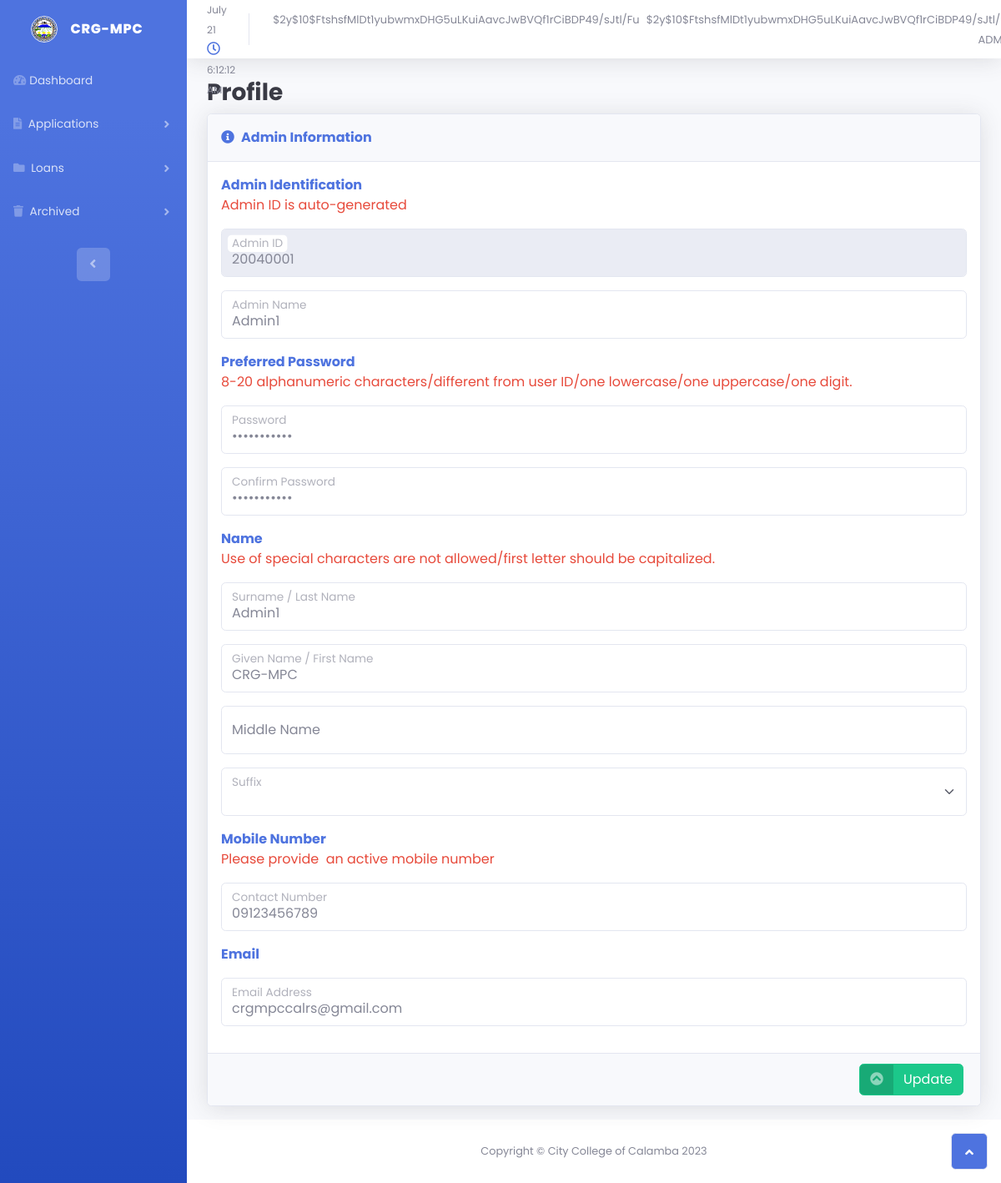
Screenshot of /admin/profile.php (signed in) with the database file from the repository.
### tables this page shows
CREATE TABLE `user_tbl` (
  `user_id` int(10) NOT NULL,
  `reset_token` varchar(255) NOT NULL,
  `password_reset_done` int(255) NOT NULL,
  `user_pass` varchar(200) NOT NULL,
  `user_pass_confirm` varchar(200) NOT NULL,
  `user_lname` varchar(50) NOT NULL,
  `user_fname` varchar(50) NOT NULL,
  `user_mname` varchar(50) NOT NULL,
  `user_sfxname` varchar(50) NOT NULL,
  `user_birthdate` date NOT NULL,
  `user_address_room` varchar(50) NOT NULL,
  `user_address_house` varchar(50) NOT NULL,
  `user_address_street` varchar(50) NOT NULL,
  `user_address_subd` varchar(50) NOT NULL,
  `user_address_brgy` varchar(50) NOT NULL,
  `account_pictures` blob NOT NULL,
  `user_mnumber` varchar(50) NOT NULL,
  `user_email` varchar(50) NOT NULL,
  `user_pdocument_type` varchar(20) NOT NULL,
  `pdocument` blob NOT NULL,
  `user_status` varchar(50) NOT NULL,
  `position` varchar(255) NOT NULL,
  `spouse_name` varchar(255) NOT NULL,
  `share_investment` varchar(255) NOT NULL,
  `proof_soi` blob NOT NULL,
  `profile` varchar(200) NOT NULL
);

### admin/profile.php (the view, shortened to what this page needs)
<?php
require_once "../db_connection.php";
$admin_id = $_SESSION['id'];
$sql = "SELECT * FROM user_tbl WHERE user_id = ?";
if ($stmt = mysqli_prepare($conn, $sql)) {
    mysqli_stmt_bind_param($stmt, "i", $admin_id);
    mysqli_stmt_execute($stmt);
    $result = mysqli_stmt_get_result($stmt);
    if (mysqli_num_rows($result) > 0) {
        $row = mysqli_fetch_assoc($result);
    } else {
    }
}
?>
<!DOCTYPE html>
<html data-bs-theme="light" lang="en">
<head>
    <link rel="stylesheet" href="../assets/bootstrap/css/bootstrap.min.css">
    <link rel="stylesheet" href="../assets/fonts/fontawesome-all.min.css">
    <link rel="stylesheet" href="../assets/css/bs-theme-overrides.css">
    <link rel="stylesheet" href="../assets/css/styles.css">
</head>
<body id="page-top">
    <div id="wrapper">
        <nav class="navbar align-items-start sidebar sidebar-dark accordion bg-gradient-primary p-0 navbar-dark">
            <div class="container d-flex flex-column p-0"><a class="navbar-brand d-flex justify-content-center align-items-center sidebar-brand m-0" href="dashboard.php">
                    <div class="sidebar-brand-icon"><img class="border rounded-circle" id="nav-img" src="../assets/img/logo/logo.png"></div>
                    <div class="sidebar-brand-text mx-3"><span>CRG-MPC</span></div>
                </a>
                <ul class="navbar-nav text-light" id="accordionSidebar">
                    <li class="nav-item"><a class="nav-link" href="dashboard.php"><i class="fas fa-tachometer-alt"></i><span>Dashboard</span></a></li>
                    <li class="nav-item">
                        <div><a class="btn btn-link nav-link" data-bs-toggle="collapse" aria-expanded="false" aria-controls="collapse-1" href="#collapse-1" role="button"><i class="fas fa-file-alt"></i>&nbsp;<span>Applications</span></a>
                        </div>
                    </li>
                    <li class="nav-item">
                        <div><a class="btn btn-link nav-link" data-bs-toggle="collapse" aria-expanded="false" aria-controls="collapse-2" href="#collapse-2" role="button"><i class="fas fa-folder"></i>&nbsp;<span>Loans</span></a>
                        </div>
                    </li>
                    <li class="nav-item">
                        <div><a class="btn btn-link nav-link" data-bs-toggle="collapse" aria-expanded="false" aria-controls="collapse-4" href="#collapse-4" role="button"><i class="fas fa-trash"></i>&nbsp;<span>Archived</span></a>
                        </div>
                    </li>
                </ul>
                <div class="text-center d-none d-md-inline"><button class="btn" id="sidebarToggle" type="button"></button></div>
            </div>
        </nav>
        <div class="d-flex flex-column" id="content-wrapper">
            <div id="content">
                <nav class="navbar navbar-expand bg-white shadow mb-4 topbar static-top navbar-light">
                    <div class="container-fluid"><button class="btn btn-link d-md-none rounded-circle me-3" id="sidebarToggleTop" type="button"><i class="fas fa-bars"></i></button>
                        <div class="d-flex d-xl-flex flex-column align-items-start justify-content-xl-start">
                            <div><i class="far fa-calendar-alt text-primary me-1" id="nav-datetime-icon"></i><span id="current-date" class="current-datetime">Sun | January 1, 2023</span></div>
                            <div><i class="far fa-clock text-primary me-1" id="nav-datetime-icon"></i><span id="current-time" class="current-datetime">1:00:00 AM</span></div>
                        </div>
                        <ul class="navbar-nav flex-nowrap ms-auto">
                            <li class="nav-item dropdown no-arrow">
                                <div class="nav-item dropdown no-arrow"><a class="dropdown-toggle nav-link" aria-expanded="false" data-bs-toggle="dropdown" href="#">
                                        <div class="d-flex flex-column align-items-lg-end me-2">
                                            <div class="row" id="nav-profile">
                                                <div class="col"><span class="d-none d-lg-inline" id="nav-profile-name" name="nav-profile-fname"><?php echo $_SESSION["admin_fname"]; ?></span><span class="d-none d-lg-inline" id="nav-profile-name" name="nav-profile-lname"><?php echo $_SESSION["admin_lname"]; ?></span></div>
                                            </div>
                                            <div class="row" id="nav-profile">
                                                <div class="col"><span class="d-none d-lg-inline" id="nav-profile-name" name="nav-profile-acc">ADMIN</span></div>
                                            </div>
                                        </div><img class="border rounded-circle img-profile" id="nav-profile-img" src="../assets/img/profile/profile-default.png" name="nav-profile-img">
                                    </a>
                                </div>
                            </li>
                        </ul>
                    </div>
                </nav>
                <div class="container-fluid">
                    <h3 class="fw-bold text-dark">Profile</h3>
                    <form method="post">
                        <div class="card shadow mb-3">
                            <div class="card-header py-3">
                                <p class="text-primary m-0 fw-bold"><i class="fas fa-info-circle me-2"></i>Admin Information</p>
                            </div>
                            <div class="card-body">
                                <div class="col">
                                    <p><strong>Admin Identification</strong><br><span style="color: rgb(231, 74, 59);">Admin ID is auto-generated</span></p>
                                    <div class="form-floating mb-3"><input class="form-control form-control" type="text" id="admin-id" placeholder=" " disabled="" required="" autocomplete="off" name="admin-id" value="<?php echo $row["user_id"] ?>"><label class="form-label" for="floatingInput">Admin ID</label></div>
                                    <div class="form-floating mb-3"><input class="form-control form-control" type="text" id="admin-id" placeholder=" " required="" autocomplete="off" name="admin-username" value="<?php echo $row["user_lname"] ?>"><label class="form-label" for="floatingInput">Admin Name</label></div>
                                    <p><strong>Preferred Password</strong><br><span style="color: rgb(231, 74, 59);">8-20 alphanumeric characters/different from user ID/one lowercase/one uppercase/one digit.</span></p>
                                    <div class="form-floating mb-3"><input class="form-control" type="password" id="admin-pass" placeholder=" " required="" minlength="8" maxlength="20" name="admin-pass" oninput="validatePassword()" value="<?php echo $row["user_pass_confirm"] ?>"><label class="form-label" for="floatingInput">Password</label></div>
                                    <div class="form-floating mb-3"><input class="form-control" type="password" id="admin-pass-confirm" placeholder=" " required="" minlength="8" maxlength="20" name="admin-pass-confirm" value="<?php echo $row["user_pass_confirm"] ?>"><label class="form-label" for="floatingInput">Confirm Password</label></div>
                                    <p><strong>Name</strong><br><span style="color: rgb(231, 74, 59);">Use of special characters are not allowed/first letter should be capitalized.</span></p>
                                    <div class="form-floating mb-3"><input class="form-control form-control" type="text" id="admin-lname" placeholder=" " autocomplete="on" required="" name="admin-lname" value="<?php echo $row["user_lname"] ?>"><label class="form-label" for="floatingInput">Surname / Last Name</label></div>
                                    <div class="form-floating mb-3"><input class="form-control form-control" type="text" id="admin-fname" placeholder=" " required="" name="admin-fname" value="<?php echo $row["user_fname"] ?>"><label class="form-label" for="floatingInput">Given Name / First Name</label></div>
                                    <div class="form-floating mb-3"><input class="form-control form-control" type="text" id="admin-mname" placeholder=" " name="admin-mname" value="<?php echo $row["user_mname"] ?>"><label class="form-label" for="floatingInput">Middle Name</label></div>
                                    <div class="form-floating mb-3"><select class="form-select form-select" id="admin-sfxname" for="floatinginput" name="admin-sfxname">
                                            <?php
                                            echo "<option value='" . $row["user_sfxname"] . "'>" . $row["user_sfxname"] . "</option>";
                                            ?>
                                            <option value="">N/A</option>
                                        </select><label class="form-label" for="floatinginput">Suffix</label></div>
                                    <p><strong>Mobile Number</strong><br><span style="color: rgb(231, 74, 59);">Please provide&nbsp; an active mobile number</span></p>
                                    <div class="form-floating mb-3"><input class="form-control" type="text" id="admin-mnumber" required="" placeholder=" " name="admin-mnumber" value="<?php echo $row["user_mnumber"] ?>"><label class="form-label" for="floatingInput">Contact Number</label></div>
                                    <p><strong>Email</strong><br></p>
                                    <div class="form-floating mb-3"><input class="form-control" type="email" id="admin-email" placeholder=" " autocomplete="on" name="admin-email" value="<?php echo $row["user_email"] ?>"><label class="form-label" for="floatingInput">Email Address</label></div>
                                </div>
                            </div>
                            <div class="card-footer d-xl-flex justify-content-xl-end"><button class="btn btn-success btn-icon-split m-1" id="update-btn" type="submit" name="update-btn"><span class="text-white-50 icon"><i class="fas fa-chevron-circle-up"></i></span><span class="text-white text">Update</span></button></div>
                        </div>
                    </form>
                </div>
            </div>
            <footer class="bg-white sticky-footer">
                <div class="container my-auto">
                    <div class="text-center my-auto copyright"><span>Copyright © City College of Calamba 2023</span></div>
                </div>
            </footer>
        </div><a class="border rounded d-inline scroll-to-top" data-bs-toggle="tooltip" data-bss-tooltip="" id="page-top-btn" href="#page-top" title="Return to Top"><i class="fas fa-angle-up"></i></a>
    </div>
</body>
</html>

### assets/css/bs-theme-overrides.css (style rules this page uses)
:root, [data-bs-theme=light] { --bs-link-decoration: none; --bs-border-color: #e3e6f0; }

### assets/css/styles.css (style rules this page uses)
body { background-color: var(--bs-primary); font-family: 'Poppins'; }
a { text-decoration: none; cursor: pointer; }
p { color: var(--bs-primary); white-space: normal; }
.row { margin-bottom: 1rem; }
#page-top-btn { background: var(--bs-primary); }
#nav-img { height: 32px; width: 32px; }
#nav-datetime-icon { padding-right: 0px; margin-right: 0px; }
#nav-profile { margin-bottom: 0px; }
#nav-profile-name { margin-right: .5rem; color: var(--bs-secondary); font-size: small; }
.current-datetime { font-size: 12px; }
.card-footer { display: flex; justify-content: flex-end; }

### rows the page displays
user_tbl: admin-id "20040001", admin-username "Admin1", admin-lname "Admin1", admin-fname "CRG-MPC", admin-mnumber "09123456789", admin-email "crgmpccalrs@gmail.com"

### other values shown
$_SESSION["admin_fname"] "$2y$10$FtshsfMlDt1yubwmxDHG5uLKuiAavcJwBVQf1rCiBDP49/sJtl/Fu"
